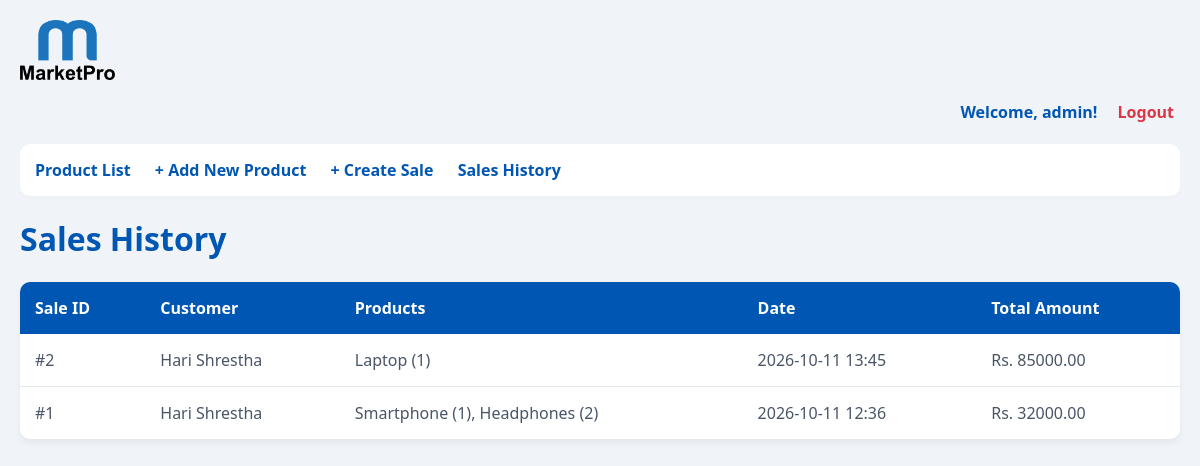
The app's page /sales/ (signed in) with its own data.
### pos/models.py (models this page shows, shortened)
class Sale(models.Model):
    customer = models.ForeignKey(
        Customer, on_delete=models.SET_NULL, null=True, blank=True
    )
    date = models.DateTimeField(auto_now_add=True)
    total_amount = models.DecimalField(max_digits=10, decimal_places=2, default=0.00)

class Customer(models.Model):
    name = models.CharField(max_length=100)
    email = models.EmailField(blank=True, null=True)
    phone = models.CharField(max_length=15)

class SaleItem(models.Model):
    sale = models.ForeignKey(Sale, related_name="items", on_delete=models.CASCADE)
    product = models.ForeignKey(Product, on_delete=models.CASCADE)
    quantity = models.PositiveIntegerField()
    price_at_sale = models.DecimalField(max_digits=10, decimal_places=2)

class Product(models.Model):
    name = models.CharField(max_length=200)
    category = models.ForeignKey(Category, on_delete=models.SET_NULL, null=True)
    price = models.DecimalField(max_digits=10, decimal_places=2)
    stock_quantity = models.PositiveIntegerField(default=0)

### pos/views.py (the view)
# urls.py: path("sales/", views.sale_list, name="sale_list"),
@login_required
def sale_list(request):
    sales = Sale.objects.all().order_by("-date")
    return render(request, "sale_list.html", {"sales": sales})

### pos/templates/sale_list.html (shortened to what this page needs)
{% extends 'base.html' %}
{% block content %}
    <h1>Sales History</h1>
    <table>
        <thead>
            <tr>
                <th>Sale ID</th>
                <th>Customer</th>
                <th>Products</th>
                <th>Date</th>
                <th>Total Amount</th>
            </tr>
        </thead>
        <tbody>
            {% for sale in sales %}
            <tr>
                <td>#{{ sale.id }}</td>
                <td>{{ sale.customer.name|default:"Walk-in Customer" }}</td>
                <td>
                    {% for item in sale.items.all %}
                        {{ item.product.name }} ({{ item.quantity }}){% if not forloop.last %}, {% endif %}
                    {% empty %}
                        No items
                    {% endfor %}
                </td>
                <td>{{ sale.date|date:"Y-m-d H:i" }}</td>
                <td>Rs. {{ sale.total_amount }}</td>
            </tr>
            {% empty %}
            <tr>
                <td colspan="5" class="empty-message">No sales found.</td>
            </tr>
            {% endfor %}
        </tbody>
    </table>
{% endblock %}

### pos/templates/base.html (shortened to what this page needs)
{% load static %}
<!DOCTYPE html>
<html lang="en">
<head>
</head>
<body>
    <div style="margin-bottom: 15px;">
        <img src="{% static 'images/logo.png' %}" alt="MarketPro Logo" style="height: 60px;">
    </div>
    {% if user.is_authenticated %}
    <div style="text-align: right; margin-bottom: 20px;">
        <span style="font-weight: 600; color: #0056b3;">Welcome, {{ user.username }}!</span>
        <form action="{% url 'logout' %}" method="post" style="display: inline;">
            <button type="submit" style="background: none; border: none; color: #dc3545; margin-left: 10px; font-weight: bold; cursor: pointer; font-size: 16px; font-family: inherit; transition: color 0.3s;">
                Logout
            </button>
        </form>
    </div>
    {% endif %}
    <p class="nav-links" style="background: white; padding: 15px; border-radius: 10px; box-shadow: 0 2px 4px rgba(0,0,0,0.02);">
        <a href="{% url 'product_list' %}">Product List</a>
        <a href="{% url 'product_create' %}">+ Add New Product</a>
        <a href="{% url 'create_sale' %}">+ Create Sale</a>
        <a href="{% url 'sale_list' %}">Sales History</a>
    </p>
    {% block content %}
    {% endblock %}
</body>
</html>

### pos/templates/base.html (style rules this page uses)
body { font-family: 'Segoe UI', Tahoma, Geneva, Verdana, sans-serif; margin: 0; padding: 20px; background-color: #f0f4f8; color: #333; }
h1 { color: #0056b3; font-weight: 600; }
table { width: 100%; border-collapse: separate; border-spacing: 0; margin-top: 20px; background-color: #ffffff; border-radius: 10px; overflow: hidden; box-shadow: 0 4px 6px rgba(0,0,0,0.05); }
th, td { padding: 15px; text-align: left; }
th { background-color: #0056b3; color: white; font-weight: 600; }
td { border-bottom: 1px solid #e2e8f0; color: #4a5568; }
tr:last-child td { border-bottom: none; }
.nav-links a { color: #0056b3; text-decoration: none; font-weight: 600; margin-right: 20px; transition: color 0.3s; }

### records on screen
Sale: id "2", customer.name "Hari Shrestha", date "2026-10-11 13:45", total_amount "85000.00"
SaleItem: product.name "Laptop", quantity "1"
Sale: id "1", customer.name "Hari Shrestha", date "2026-10-11 12:36", total_amount "32000.00"
SaleItem: product.name "Smartphone", quantity "1"
SaleItem: product.name "Headphones", quantity "2"

### other values on screen
{{ user.username }} "admin"
